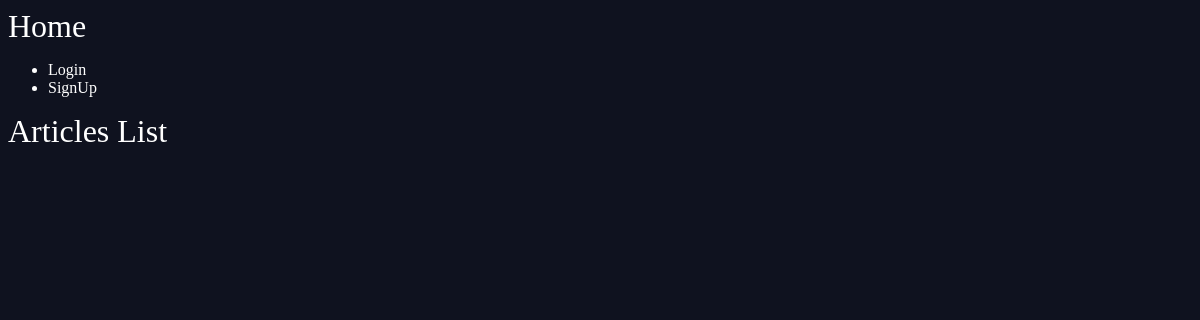
Before: / with the older database file.
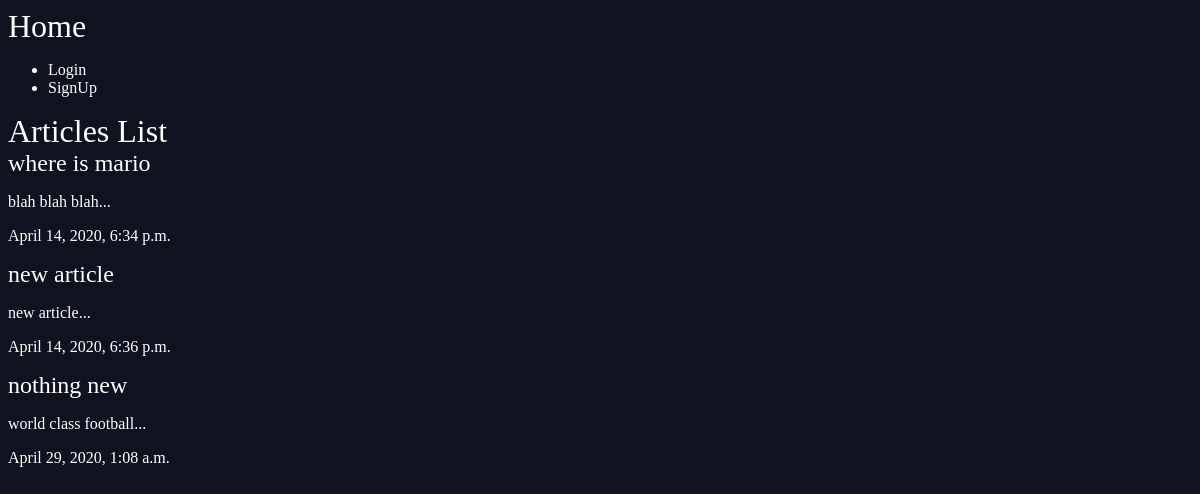
After: the same page with the newer database file.
### articles/models.py (models this page shows, shortened)
class Article(models.Model):
    title = models.CharField(max_length=100)
    slug = models.SlugField()
    body = models.TextField()
    date = models.DateTimeField(auto_now_add=True)
    thumb = models.ImageField(default='default.png', blank=True)
    author = models.ForeignKey(User,default=None,on_delete=models.CASCADE)
    def snippet(self):
        return self.body[:50]+'...'

### articles/views.py (the view)
# urls.py: path('',views.article_list, name='list'),
def article_list(request):
    articles = Article.objects.all().order_by('date')
    return render(request,'articles/article_list.html',{'articles':articles})

### articles/templates/articles/article_list.html
{% extends 'base_layout.html' %}
{% block content %}
    <h1>Articles List</h1>
    <div class = "articles">
        {% if articles %}
            {% for article in articles%}
                <div class = "articles">
                    <h2><a href="{% url 'articles:detail' slug=article.slug %}">{{article.title}}</a></h2>
                    <p>{{article.snippet}}</p>
                    <p>{{article.date}}</p>
                </div>
            {% endfor %}
        {% endif %}
    </div>
{% endblock %}

### templates/base_layout.html (shortened to what this page needs)
{% load static %}
<!DOCTYPE html>
<html>
<head>
    <link rel='stylesheet' href="{% static 'style.css' %}">
</head>
<body>
    <div class="wrapper">
        <h1><a href='{% url "home" %}'>Home</a></h1>
        <nav>
            <ul>
                {% if user.is_authenticated %}
                <li>
                    <form class='logout-link' action="{% url 'accounts:logout' %}" method='post'>
                        {% csrf_token %}
                        <button type="submit">Logout</button>
                    </form>
                </li>
                <li><a href="{% url 'artilces:create' %}">New Article</a></li>
                {% else %}
                    <li><a href="{% url 'accounts:login' %}">Login</a></li>
                    <li><a href="{% url 'accounts:signup' %}">SignUp</a></li>
                {% endif %}
            </ul>
        </nav>
        {% block content %}
        {% endblock %}
    </div>
</body>
</html>

### assests/style.css (style rules this page uses)
body { background-color: #0f121f; backgroud-repeat-y: no-repeat; color: #fff; }
body * { font-family: Ubuntu; }
h1, h2, h3, h4, h5 { font-weight: normal; margin: 0; }
a, a:hover, a:visited { color: #fff; text-decoration: none; }

Changed rows visible on the page:
added Article: title "where is mario", snippet "blah blah blah...", date "April 14, 2020, 6:34 p.m."
added Article: title "new article", snippet "new article...", date "April 14, 2020, 6:36 p.m."
added Article: title "nothing new", snippet "world class football...", date "April 29, 2020, 1:08 a.m."
